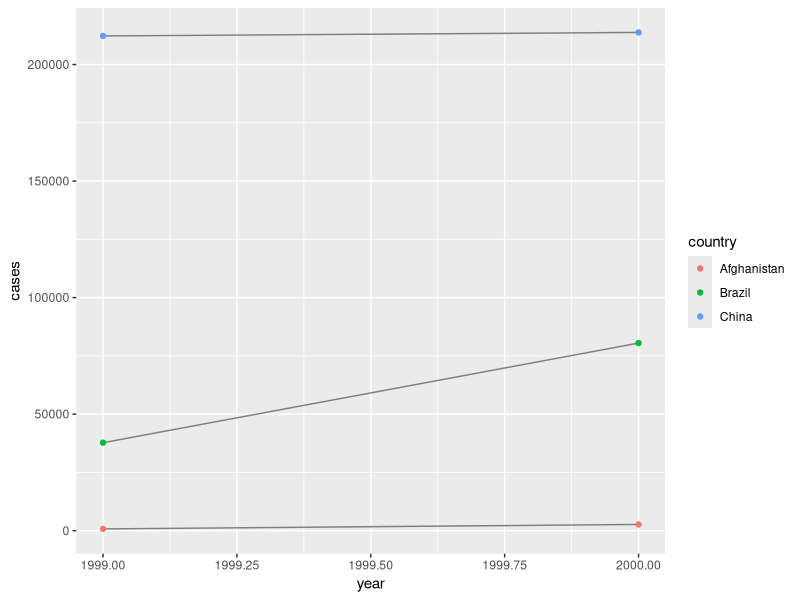
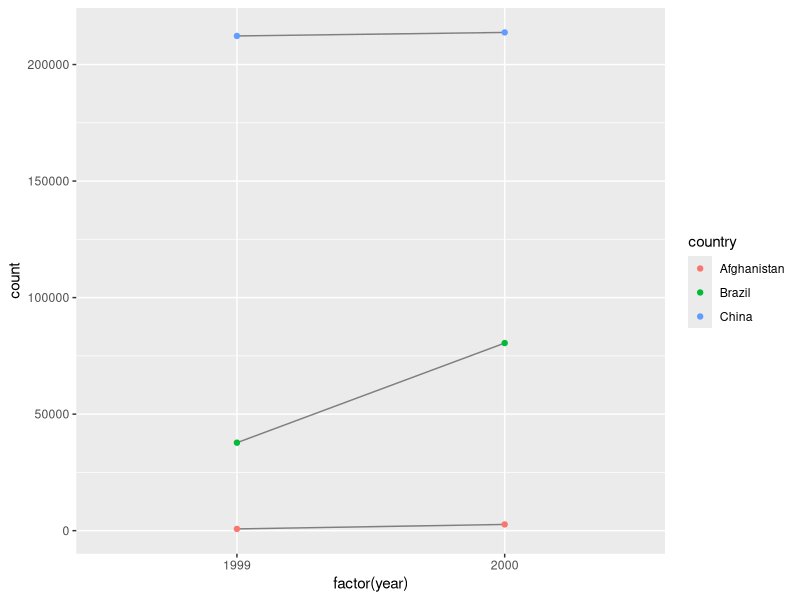

These charts were generated, in order, by the following R code: (Note: this script raises an error after producing the figures.)
## ---- chunk 1
knitr::opts_chunk$set(echo = TRUE)
library(tidyverse)

## ---- chunk 2
table1
# Compute rate per 10,000
table1 %>% 
  mutate(rate = cases / population * 10000)

# Compute cases per year
table1 %>% 
  count(year, wt = cases)
# Visualise changes over time
library(ggplot2)
ggplot(table1, aes(year, cases)) + 
  geom_line(aes(group = country), colour = "grey50") + 
  geom_point(aes(colour = country))
## ---- chunk 3
#1. Using prose, describe how the variables and observations are organised in each of the sample tables.
?prose
#2. Compute the rate for table2, and table4a + table4b. You will need to perform four operations:
table2
##2.1. Extract the number of TB cases per country per year.
table2.cases<-table2  %>% filter(type=="cases") 
##2.2. Extract the matching population per country per year.
table2.pop<-table2  %>% filter(type=="population") 
##2.3. Divide cases by population, and multiply by 10000.
rate1<-table2.cases[,"count"]/table2.pop[,"count"]*10000
##2.4. Store back in the appropriate place.
#table2.pop$rate<-rate1 #
table2.cases[,"rate"]<-rate1 # How to add column in tidy way?
table2.cases
# how to use muatate()?
mutate(table2.cases,rate2=table2.cases[,"count"]/table2.pop[,"count"]*10000) # Error: not compatible with STRSXP
mutate(table2.cases,rate2=as.vector(table2.cases[,"count"]/table2.pop[,"count"]*10000)) # Error: not compatible with STRSXP ???

## Which representation is easiest to work with? Which is hardest? Why?
# table2 than table4 because there is only one year column, which enable to extract specific year.


#3. Recreate the plot showing change in cases over time using table2 instead of table1. What do you need to do first?
library(ggplot2)
ggplot(table2.cases, aes(factor(year), count)) + 
  geom_line(aes(group = country), colour = "grey50") + 
  geom_point(aes(colour = country))

## ---- chunk 4
table4a
table4a %>% 
  gather(`1999`, `2000`, key = "year", value = "cases") # easy to use
table4b %>% 
  gather(`1999`, `2000`, key = "year", value = "population")
# To combine the tidied versions of table4a and table4b into a single tibble, we need to use dplyr::left_join(), which you’ll learn about in relational data.
tidy4a <- table4a %>% 
  gather(`1999`, `2000`, key = "year", value = "cases")
tidy4b <- table4b %>% 
  gather(`1999`, `2000`, key = "year", value = "population")
left_join(tidy4a, tidy4b)
## ---- chunk 5
# Spreading is the opposite of gathering. You use it when an observation is scattered across multiple rows. For example, take table2: an observation is a country in a year, but each observation is spread across two rows.
table2
spread(table2, key = type, value = count)

## ---- chunk 6
stocks <- tibble(
  year   = c(2015, 2015, 2016, 2016),
  half  = c(   1,    2,     1,    2),
  return = c(1.88, 0.59, 0.92, 0.17)
)
stocks %>% 
  spread(year, return) %>% 
  gather("year", "return", `2015`:`2016`)
# (Hint: look at the variable types and think about column names.)
# 
# Both spread() and gather() have a convert argument. What does it do?
stocks %>% 
  spread(year, return)
stocks %>% 
  spread(year, return) %>% 
  gather("year", "return", `2015`:`2016`,convert=TRUE) # convet <chr> into <int> in year

## ---- chunk 7
table4a %>% 
  gather(1999, 2000, key = "year", value = "cases")
#> Error in combine_vars(vars, ind_list): Position must be between 0 and n
table4a
# 1999 and 2000 are treated as value in integer. Treat them as characters.
table4a %>% 
  gather(`1999`, `2000`, key = "year", value = "cases")

## ---- chunk 8
people <- tribble(
  ~name,             ~key,    ~value,
  #-----------------|--------|------
  "Phillip Woods",   "age",       45,
  "Phillip Woods",   "height",   186,
  "Phillip Woods",   "age",       50,
  "Jessica Cordero", "age",       37,
  "Jessica Cordero", "height",   156
)
people
# trying spread
spread(people,key,value) # Error: Duplicate identifiers for rows (1, 3)
# adding new column with genertion
people %>% 
  mutate(generation=c("1st","1st","2nd","1st","1st")) %>%
  spread(key,value)

## ---- chunk 9
preg <- tribble(
  ~pregnant, ~male, ~female,
  "yes",     NA,    10,
  "no",      20,    12
)
preg %>%
  gather(male,female,key=sex) # Error: Each variable must have a unique name.

is.na(preg) <-0
preg %>% 
  replace_na(list(male=0)) %>%
  gather(male,female,key="sex") # does not work

## ---- chunk 10
table3
table3 %>% 
  separate(rate, into = c("cases", "population"))
table3 %>% 
  separate(rate, into = c("cases", "population"), sep = "/")

table3 %>% 
  separate(rate, into = c("cases", "population"), convert = TRUE)
table3 %>% 
  separate(year, into = c("century", "year"), sep = 2)
## ---- chunk 11
table5 %>% 
  unite(new, century, year) # what happened to "paste()"?
table5 %>% 
  unite(new, century, year, sep = "")

## ---- chunk 12
#1. What do the extra and fill arguments do in separate()? Experiment with the various options for the following two toy datasets.
tibble(x = c("a,b,c", "d,e,f,g", "h,i,j")) %>% 
  separate(x, c("one", "two", "three"))
# test extra="drop"
tibble(x = c("a,b,c", "d,e,f,g", "h,i,j")) %>% 
  separate(x, c("one", "two", "three"),extra="drop")
# 
tibble(x = c("a,b,c", "d,e", "f,g,i")) %>% 
  separate(x, c("one", "two", "three"))
# test fill="right"
tibble(x = c("a,b,c", "d,e", "f,g,i")) %>% 
  separate(x, c("one", "two", "three"),fill="right")
# test fill="left"
tibble(x = c("a,b,c", "d,e", "f,g,i")) %>% 
  separate(x, c("one", "two", "three"),fill="left")

#2. Both unite() and separate() have a remove argument. What does it do? Why would you set it to FALSE?
table5
table5 %>% 
  unite(new, century, year) # what happened to "paste()"?
?unite
table5 %>% 
  unite(new, century, year,remove=FALSE) # keep original columns
# 
tibble(x = c("a,b,c", "d,e", "f,g,i")) %>% 
  separate(x, c("one", "two", "three"),remove=FALSE) # # keep original columns

#3. Compare and contrast separate() and extract(). Why are there three variations of separation (by position, by separator, and with groups), but only one unite?
?separate
# Given either regular expression or a vector of character positions, separate() turns a single character column into multiple columns.
df <- data.frame(x = c(NA, "a.b", "a.d", "b.c"))
df %>% extract(x, c("A", "B"),"([[:alnum:]]+).([[:alnum:]]+)") # does work
df %>% separate(x, c("A", "B"),"([[:alnum:]]+).([[:alnum:]]+)") # does not work
df %>% separate(x, c("A", "B")) # does work
df %>% separate(x, c("A", "B"),sep=".") # does not work. why?
df %>% separate(x, c("A", "B"),sep=".",extra="merge") # does not work. why?

df %>% separate(x, c("A", "B"),sep=.) # does not work

df %>% separate(x, c("A", "B"),c(1,2)) # by position? does work? No. How to do?

# If every row doesn't split into the same number of pieces, use
# the extra and file arguments to control what happens
df <- data.frame(x = c("a", "a b", "a b c", NA))
df %>% separate(x, c("a", "b"))
# The same behaviour but no warnings
df %>% separate(x, c("a", "b"), extra = "drop", fill = "right")
# Another option:
df %>% separate(x, c("a", "b"), extra = "merge", fill = "left")

# If only want to split specified number of times use extra = "merge"
df <- data.frame(x = c("x: 123", "y: error: 7"))
df %>% separate(x, c("key", "value"), ": ", extra = "merge")

?extract
# Given a regular expression with capturing groups, extract() turns each group into a new column. If the groups don't match, or the input is NA, the output will be NA.

df <- data.frame(x = c(NA, "a-b", "a-d", "b-c", "d-e"))
df %>% extract(x, "A")
df %>% extract(x, c("A", "B"), "([[:alnum:]]+)-([[:alnum:]]+)") # does  work
df %>% separate(x, c("A", "B"), sep="([[:alnum:]]+)-([[:alnum:]]+)") # does not work
df %>% separate(x, c("A", "B"), sep="-") # does work

?unite # Convenience function to paste together multiple columns into one.



